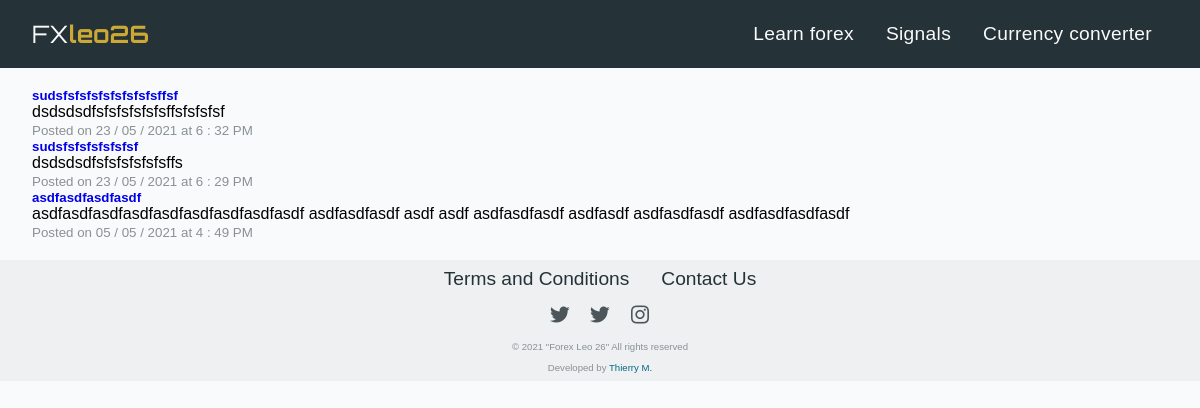
The app's page /signals with its own data.
### forex_26_app/models.py (models this page shows, shortened)
class Post_Signals(db.Model):
    id = db.Column(db.Integer, nullable=False, primary_key = True)
    image = db.Column(db.String(30), nullable=False, default = "default.jpg")
    title = db.Column(db.String(100), nullable=False)
    post = db.Column(db.Text, nullable=False)
    posted_date = db.Column(db.DateTime, nullable=False, default = datetime.utcnow)
    user = db.Column(db.Integer, db.ForeignKey('admin.id'), nullable = False)

### forex_26_app/routes.py (the view)
@app.route('/signals')
def signals():
	date = datetime.utcnow() # get current date
	posts_signals = Post_Signals.query.order_by(Post_Signals.posted_date.desc()) # query signal post by date.
	return render_template('signals.html', title="Signals", posts_signals=posts_signals, date=date)

### forex_26_app/templates/signals.html (shortened to what this page needs)
{% extends "layout.html" %}
{% block content %}
<article class="posts_article pt-5">
        {% for post in posts_signals %}
        {% if post.image != 'default.jpg' %}
            <div class="card mb-3 signal_posts reveal">
                <div class="card-body">
                    <h5 class="card-title mb-3 border-bottom pb-2"><a class="link post-title" href="{{ url_for('signal_post', signal_post_title=post.title, signal_post_id=post.id) }}">{{ post.title }}</a></h5>
                    <img class="overview-image" style="width:100%;height:auto;" alt="image" src="{{ url_for('static', filename='photos/' + post.image ) }}">
                    {% if post.post|length > 50 %}
                        <p class="card-text article-content">{{ post.post[0:50] }}...<a class="link read__more" href="{{ url_for('signal_post', signal_post_title=post.title, signal_post_id=post.id ) }}">read more</a></p>
                    {% else %}
                        <p class="card-text article-content">{{ post.post }}</p>
                    {% endif %}
                    <p class="card-text"><small class="text-muted">Posted on {{ post.posted_date.strftime("%d / %m / %Y") }} at {{ post.posted_date.strftime("%-I")|int + 2 }} : {{ post.posted_date.strftime("%-M") }} {{ post.posted_date.strftime("%p") }}</small></p>
                    {% if current_user.is_authenticated %}
                        <div class="container">
                            <a class="btn btn-outline-warning" href="{{ url_for('update_signal', post_id=post.id) }}">Update</a>
                            <a class="btn btn-outline-danger" href="{{ url_for('delete_signal', post_id=post.id) }}">Delete</a>
                        </div>
                    {% endif %}
                </div>
            </div>
        {% else %}
        <div class="card mb-3 signal_posts reveal">
                <div class="card-body">
                    <h5 class="card-title mb-3 border-bottom pb-2"><a class="link post-title" href="{{ url_for('signal_post', signal_post_title=post.title, signal_post_id=post.id) }}">{{ post.title }}</a></h5>
                    {% if post.post|length > 300 %}
                        <p class="card-text article-content">{{ post.post[0:300] }}...<a class="link read__more" href="{{ url_for('signal_post', signal_post_title=post.title, signal_post_id=post.id ) }}">read more</a></p>
                    {% else %}
                        <p class="card-text article-content">{{ post.post }}</p>
                    {% endif %}
                    <p class="card-text"><small class="text-muted">Posted on {{ post.posted_date.strftime("%d / %m / %Y") }} at {{ post.posted_date.strftime("%-I")|int + 2 }} : {{ post.posted_date.strftime("%M") }} {{ post.posted_date.strftime("%p") }}</small></p>
                </div>
            </div>
        {% endif %}
        {% endfor %}
    </article>
{% endblock %}

### forex_26_app/static/style.css (style rules this page uses)
*, *::before, *::after { margin: 0px; padding: 0px; box-sizing: border-box; }
:root { --primary-clr: #253237; --primary-clr-alt: #4C565A; --second-clr: #CBA934; --gray-clr: #EEF0F1; --text-mute: #899194; --white-clr: #F9FAFB; --link-clr: #056A80; }
body { position: relative; background-color: var(--white-clr); font-family: sans-serif; }
a { text-decoration: none; }
.link { text-decoration: none; }
.text-muted { color: var(--text-mute); }

### records on screen
Post_Signals: title "sudsfsfsfsfsfsfsfsfsffsf", post "dsdsdsdfsfsfsfsfsfsffsfsfsfsf", posted_date "23 / 05 / 2021", posted_date "6", posted_date "32", posted_date "PM"
Post_Signals: title "sudsfsfsfsfsfsfsf", post "dsdsdsdfsfsfsfsfsfsffs", posted_date "23 / 05 / 2021", posted_date "6", posted_date "29", posted_date "PM"
Post_Signals: title "asdfasdfasdfasdf", post "asdfasdfasdfasdfasdfasdfasdfasdfasdf asdfasdfasdf asdf asdf asdfasdfasdf asdfasdf asdfasdfasdf asdfasdfasdfasdf", posted_date "05 / 05 / 2021", posted_date "4", posted_date "49", posted_date "PM"
